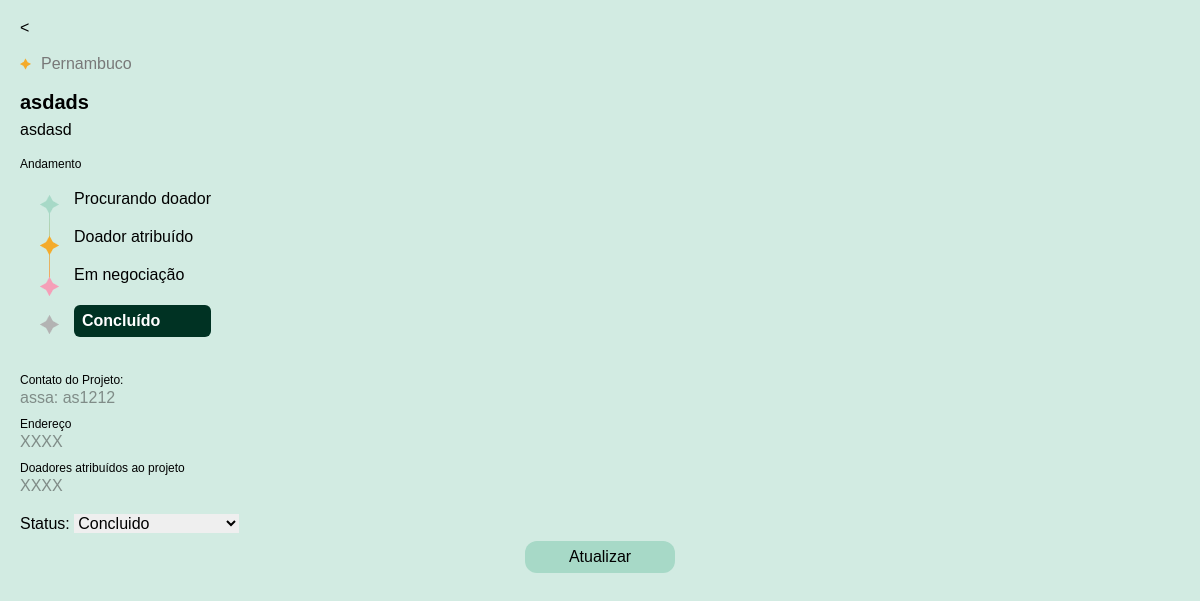
Before: /demand/1/ with the older database file.
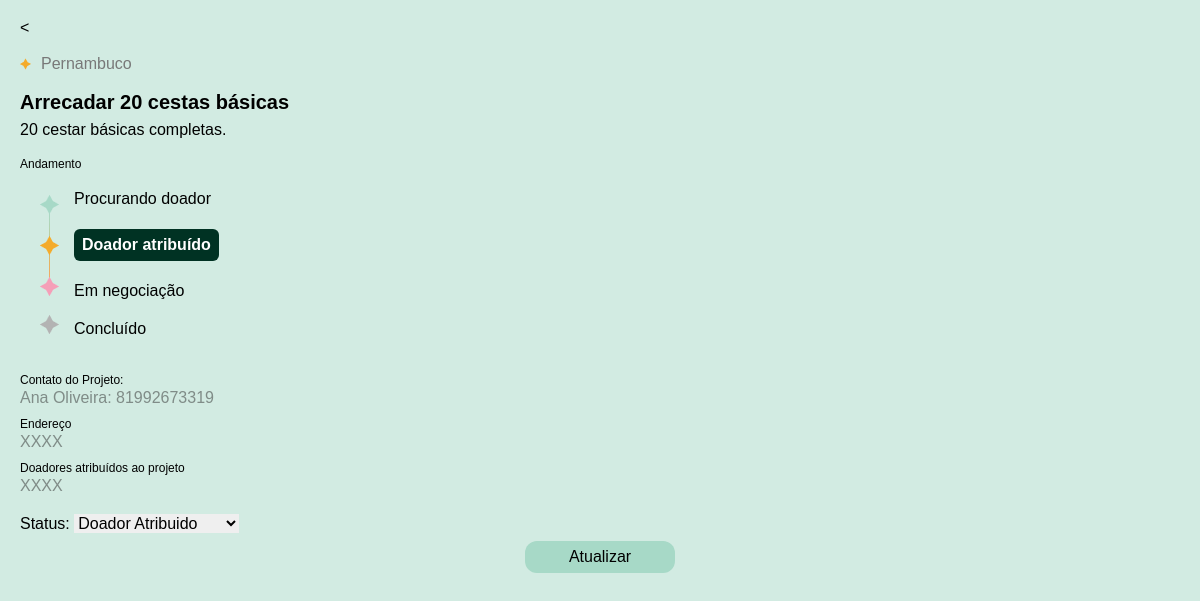
After: the same page with the newer database file.
### fullapp/models.py (models this page shows, shortened)
class Demand(models.Model):
    user = models.ForeignKey(User, on_delete=models.CASCADE, null=True, blank=True)
    title = models.CharField(max_length=255, null=True, blank=True)
    description = models.CharField(max_length=255, null=True, blank=True)
    status = models.CharField(choices=get_choices(StatusEnum), default=StatusEnum.IN_ANALISYS, max_length=255, null=True, blank=True)
    region = models.CharField(choices=get_choices(RegionEnum), default=RegionEnum.PERNAMBUCO, max_length=255, null=True, blank=True)
    user = models.ForeignKey(User, on_delete=models.CASCADE, null=True, blank=True)
    created_at = models.DateTimeField(auto_now_add=True)

class User(AbstractUser):
    ADMIN = 1
    AMBASSADOR = 2
    USER = 3
    ROLE_CHOICES = (
        (ADMIN, 'Admin'),
        (AMBASSADOR, 'Ambassador'),
        (USER, 'User'),
    )
    role = models.PositiveSmallIntegerField(choices=ROLE_CHOICES, default=USER)
    name = models.CharField(max_length=255, null=True, blank=True)
    phone = models.CharField(max_length=255, null=True, blank=True)
    email = models.CharField(max_length=255, null=True, blank=True)
    password = models.CharField(max_length=255, null=True, blank=True)
    project = models.CharField(max_length=50, null=True, blank=True)
    objective = models.CharField(max_length=255, null=True, blank=True)
    region = models.CharField(choices=get_choices(RegionEnum), default=RegionEnum.PERNAMBUCO, max_length=255, null=True, blank=True)

### fullapp/views.py (the view)
# urls.py: path('demand/<int:demand_id>/', demand_detail, name='demand_detail'),
def demand_detail(request, demand_id):
    demand = get_object_or_404(Demand, id=demand_id)
    if request.method == 'POST':
        form = DemandStatusForm(request.POST, instance=demand)
        if form.is_valid():
            form.save()
            return redirect('demand_detail', demand_id=demand.id)
    else:
        form = DemandStatusForm(instance=demand)
    return render(request, 'embassor/demand_detail.html', {'demand': demand, 'form': form})

### fullapp/forms.py
class DemandStatusForm(forms.ModelForm):
    status = forms.ChoiceField(choices=get_choices(StatusEnum))
    class Meta:
        model = Demand
        fields = ['status']

### fullapp/templates/embassor/demand_detail.html (shortened to what this page needs)
<!DOCTYPE html>
<html lang="en">
<head>
    <script src="https://cdn.tailwindcss.com"></script>
</head>
<body>
    <div class="back">
        <a href="/home"><</a>
    </div>
    <div class="region">
        <img src="../../static/img/vetor.png" alt="">
        <p>{{ demand.region }}</p>
    </div>
    <div class="title mb-6">
        <h1 class="font-bold text-[20px]">{{ demand.title }}</h1>
        <h2 class="text-[16px]">{{ demand.description }}</h2>
        <p>Andamento</p>
    </div>
    <div class="stage relative h-[140px]">
        <img src="../../static/img/vetor2.png" alt="" class="absolute left-[40px]">
        <div class="absolute left-[74px] flex flex-col gap-[22px]">
            {% if demand.status == 'Buscando Doadores' %}
            <p class="font-bold text-white bg-[#003223] px-2 py-2 rounded-md">Procurando doador</p>
            {% else %}
                <p>Procurando doador</p>
            {% endif %}
            {% if demand.status == 'Doador Atribuido' %}
                <p class="font-bold text-white bg-[#003223] px-2 py-2 rounded-md">Doador atribuído</p>
            {% else %}
                <p>Doador atribuído</p>
            {% endif %}
            {% if demand.status == 'Em negociação' %}
                <p class="font-bold text-white bg-[#003223] px-2 py-2 rounded-md">Em negociação</p>
            {% else %}
                <p>Em negociação</p>
            {% endif %}
            {% if demand.status == 'Concluido' %}
                <p class="font-bold text-white bg-[#003223] px-2 py-2 rounded-md">Concluído</p>
            {% else %}
                <p>Concluído</p>
            {% endif %}
        </div>
    </div>
    <div class="contatos mt-10">
        <h2 class="mb-1">Contato do Projeto:</h2>
        <p class="mb-3">{{ demand.user.name }}: {{ demand.user.phone }}</p>
        <h2 class="mb-1">Endereço</h2>
        <p class="mb-3">XXXX</p>
        <h2 class="mb-1">Doadores atribuídos ao projeto</h2>
        <p >XXXX</p>
    </div>
    <form method="post" action="">
        {{ form.as_p }}
        <button class="button" type="submit">Atualizar</button>
    </form>
</body>
</html>

Changed rows visible on the page:
changed Demand "Pernambuco": title "asdads" → "Arrecadar 20 cestas básicas"; description "asdasd" → "20 cestar básicas completas."; user.name "assa" → "Ana Oliveira"; user.phone "as1212" → "81992673319"; status "Concluido" → "Doador Atribuido"
